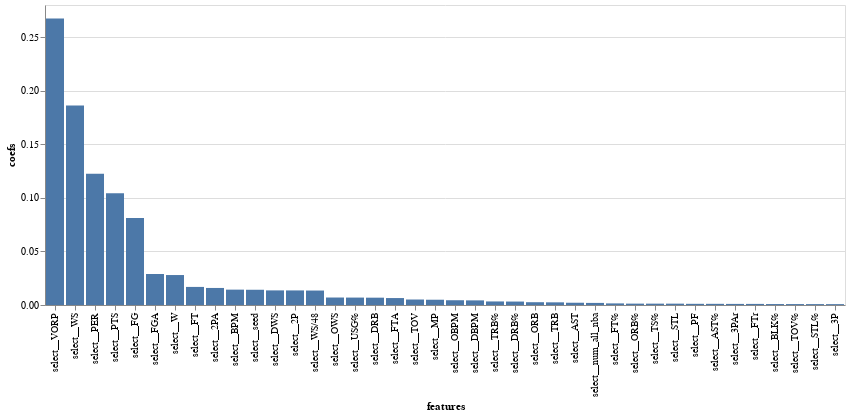

Notebook code cell kept with this figure:
### Markdown cell above
We can also view which coefficients made the most impact on the model. We see similar to our logistic regression, VORP was one of the strongest features in prediciting All-NBA status.

### Code cell
alt.Chart(coef_df_nz[0:40]).mark_bar().encode(
    y='coefs',
    x=alt.Y('features', sort='-y'))

### Figure 1 — Vega-Lite specification as saved in the notebook (floating-point values rounded to 4 significant figures)
{"config": {"view": {"continuousWidth": 400, "continuousHeight": 300}}, "data": {"name": "data-5cf465358f5f1c867477abccf67fda21"}, "mark": "bar", "encoding": {"x": {"field": "features", "sort": "-y", "type": "nominal"}, "y": {"field": "coefs", "type": "quantitative"}}, "$schema": "https://vega.github.io/schema/vega-lite/v4.17.0.json", "datasets": {"data-5cf465358f5f1c867477abccf67fda21": [{"coefs": 0.2675, "features": "select__VORP"}, {"coefs": 0.1862, "features": "select__WS"}, {"coefs": 0.1224, "features": "select__PER"}, {"coefs": 0.1043, "features": "select__PTS"}, {"coefs": 0.08112, "features": "select__FG"}, {"coefs": 0.02892, "features": "select__FGA"}, {"coefs": 0.02796, "features": "select__W"}, {"coefs": 0.01688, "features": "select__FT"}, {"coefs": 0.01591, "features": "select__2PA"}, {"coefs": 0.01434, "features": "select__BPM"}, {"coefs": 0.01423, "features": "select__seed"}, {"coefs": 0.01364, "features": "select__DWS"}, {"coefs": 0.01361, "features": "select__2P"}, {"coefs": 0.0135, "features": "select__WS/48"}, {"coefs": 0.006982, "features": "select__OWS"}, {"coefs": 0.006929, "features": "select__USG%"}, {"coefs": 0.006835, "features": "select__DRB"}, {"coefs": 0.006481, "features": "select__FTA"}, {"coefs": 0.005124, "features": "select__TOV"}, {"coefs": 0.004925, "features": "select__MP"}, {"coefs": 0.00445, "features": "select__OBPM"}, {"coefs": 0.004322, "features": "select__DBPM"}, {"coefs": 0.003321, "features": "select__TRB%"}, {"coefs": 0.003216, "features": "select__DRB%"}, {"coefs": 0.002606, "features": "select__ORB"}, {"coefs": 0.002487, "features": "select__TRB"}, {"coefs": 0.002115, "features": "select__AST"}, {"coefs": 0.001948, "features": "select__num_all_nba"}, {"coefs": 0.001494, "features": "select__FT%"}, {"coefs": 0.001284, "features": "select__ORB%"}, {"coefs": 0.001266, "features": "select__TS%"}, {"coefs": 0.001256, "features": "select__STL"}, {"coefs": 0.001103, "features": "select__PF"}, {"coefs": 0.001092, "features": "select__AST%"}, {"coefs": 0.001023, "features": "select__3PAr"}, {"coefs": 0.001023, "features": "select__FTr"}, {"coefs": 0.0008914, "features": "select__BLK%"}, {"coefs": 0.0008702, "features": "select__TOV%"}, {"coefs": 0.0008445, "features": "select__STL%"}, {"coefs": 0.0008155, "features": "select__3P"}]}}
